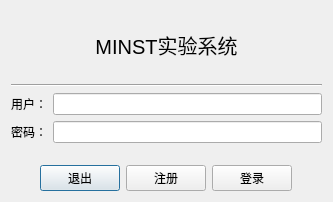
<?xml version="1.0" encoding="UTF-8"?>
<ui version="4.0">
 <class>login_Dialog</class>
 <widget class="QDialog" name="login_Dialog">
  <property name="geometry">
   <rect>
    <x>0</x>
    <y>0</y>
    <width>333</width>
    <height>202</height>
   </rect>
  </property>
  <property name="windowTitle">
   <string>登录</string>
  </property>
  <property name="windowIcon">
   <iconset resource="../qrc/resources.qrc">
    <normaloff>:/picture/computer.png</normaloff>:/picture/computer.png</iconset>
  </property>
  <property name="sizeGripEnabled">
   <bool>false</bool>
  </property>
  <property name="modal">
   <bool>false</bool>
  </property>
  <layout class="QHBoxLayout" name="horizontalLayout">
   <item>
    <layout class="QVBoxLayout" name="verticalLayout">
     <item>
      <widget class="QLabel" name="titile">
       <property name="font">
        <font>
         <family>Microsoft JhengHei UI</family>
         <pointsize>15</pointsize>
         <stylestrategy>PreferDefault</stylestrategy>
        </font>
       </property>
       <property name="cursor">
        <cursorShape>ArrowCursor</cursorShape>
       </property>
       <property name="layoutDirection">
        <enum>Qt::LeftToRight</enum>
       </property>
       <property name="text">
        <string>MINST实验系统</string>
       </property>
       <property name="textFormat">
        <enum>Qt::PlainText</enum>
       </property>
       <property name="alignment">
        <set>Qt::AlignCenter</set>
       </property>
      </widget>
     </item>
     <item>
      <widget class="Line" name="line">
       <property name="orientation">
        <enum>Qt::Horizontal</enum>
       </property>
      </widget>
     </item>
     <item>
      <layout class="QFormLayout" name="mid">
       <item row="0" column="0">
        <widget class="QLabel" name="user_label">
         <property name="text">
          <string>用户：</string>
         </property>
        </widget>
       </item>
       <item row="0" column="1">
        <widget class="QLineEdit" name="user_line"/>
       </item>
       <item row="1" column="0">
        <widget class="QLabel" name="password_label">
         <property name="text">
          <string>密码：</string>
         </property>
        </widget>
       </item>
       <item row="1" column="1">
        <widget class="QLineEdit" name="password_line">
         <property name="echoMode">
          <enum>QLineEdit::Password</enum>
         </property>
        </widget>
       </item>
      </layout>
     </item>
     <item>
      <layout class="QHBoxLayout" name="bottom">
       <item>
        <spacer name="horizontalSpacer_2">
         <property name="orientation">
          <enum>Qt::Horizontal</enum>
         </property>
         <property name="sizeHint" stdset="0">
          <size>
           <width>40</width>
           <height>20</height>
          </size>
         </property>
        </spacer>
       </item>
       <item>
        <widget class="QPushButton" name="cancel_btn">
         <property name="text">
          <string>退出</string>
         </property>
        </widget>
       </item>
       <item>
        <widget class="QPushButton" name="signin_btn">
         <property name="text">
          <string>注册</string>
         </property>
        </widget>
       </item>
       <item>
        <widget class="QPushButton" name="login_btn">
         <property name="text">
          <string>登录</string>
         </property>
        </widget>
       </item>
       <item>
        <spacer name="horizontalSpacer_3">
         <property name="orientation">
          <enum>Qt::Horizontal</enum>
         </property>
         <property name="sizeHint" stdset="0">
          <size>
           <width>40</width>
           <height>20</height>
          </size>
         </property>
        </spacer>
       </item>
      </layout>
     </item>
    </layout>
   </item>
  </layout>
 </widget>
 <resources>
  <include location="../qrc/resources.qrc"/>
 </resources>
 <connections>
  <connection>
   <sender>cancel_btn</sender>
   <signal>clicked(bool)</signal>
   <receiver>login_Dialog</receiver>
   <slot>close()</slot>
   <hints>
    <hint type="sourcelabel">
     <x>136</x>
     <y>252</y>
    </hint>
    <hint type="destinationlabel">
     <x>199</x>
     <y>149</y>
    </hint>
   </hints>
  </connection>
 </connections>
</ui>
